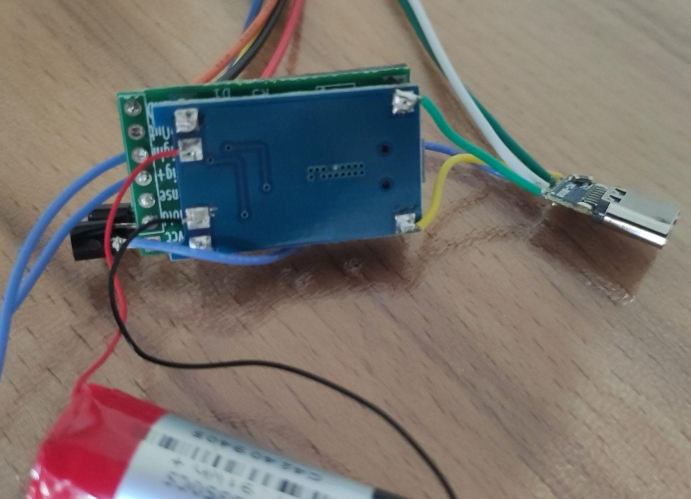
#> input picture assets/hw_bat.jpeg, 1382 x 998 px (shown at 1/2 size)
$ python prepare_tokens.py out.png ../assets/hw_bat.jpeg
#> lines starting #> are read from the running program, lines starting #| are printed output that depends on the picture
import sys
from PIL import Image, ImageDraw
import requests
from io import BytesIO

def create_collage(image_paths, output_path="output.jpg"):
    # Constants
#> called with output_path = 'out.png'
    canvas_width, canvas_height = 1772, 1181
    image_size = 515  # Size of each circular image
    circle_diameter = 515
    padding_x = (canvas_width - 3 * image_size) // 4  # Horizontal padding
    padding_y = (canvas_height - 2 * image_size) // 3  # Vertical padding

    # Create a white canvas
    canvas = Image.new("RGB", (canvas_width, canvas_height), "white")
#> canvas: PIL image 1772x1181 RGB; every value is 255

    # Process and arrange images
    for idx, image_path in enumerate(image_paths[:6]):
        # Open the image from a file path or URL
        if image_path.startswith("http"):
            response = requests.get(image_path)
            img = Image.open(BytesIO(response.content))
        else:
            img = Image.open(image_path)
#> img is the input picture: PIL image 1382x998 RGB; mean R, G, B 119.5, 113.2, 108.5

        # Crop the image to maintain aspect ratio and center it
        img_ratio = img.width / img.height
#> img_ratio = 1.38
        target_ratio = 1  # Square aspect ratio for the circular crop

        if img_ratio > target_ratio:
            # Wider than target: crop sides
            new_width = int(target_ratio * img.height)
#> new_width = 998
            left = (img.width - new_width) // 2
#> left = 192
            right = left + new_width
#> right = 1190
            img = img.crop((left, 0, right, img.height))
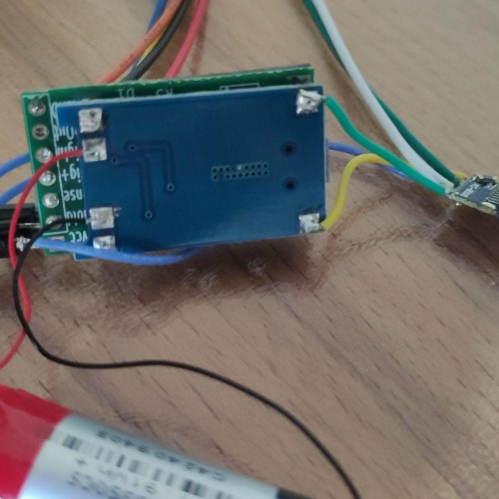
#> img: PIL image 998x998 RGB (shown at 1/2 size); mean R, G, B 111.2, 108.7, 105.8
        elif img_ratio < target_ratio:
            # Taller than target: crop top and bottom
            new_height = int(img.width / target_ratio)
            top = (img.height - new_height) // 2
            bottom = top + new_height
            img = img.crop((0, top, img.width, bottom))

        # Resize the image to the target size
        img = img.resize((image_size, image_size), Image.Resampling.LANCZOS)
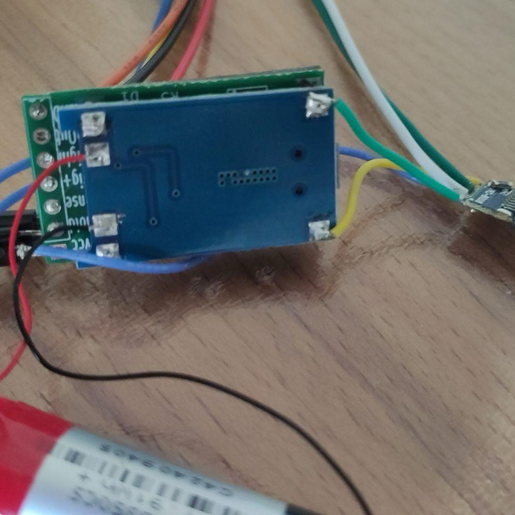
#> img: PIL image 515x515 RGB; mean R, G, B 111.2, 108.7, 105.8

        # Create a circular mask
        mask = Image.new("L", (circle_diameter, circle_diameter), 0)
#> mask: PIL image 515x515 L; every value is 0
        draw = ImageDraw.Draw(mask)
        draw.ellipse((0, 0, circle_diameter, circle_diameter), fill=255)

        # Apply the mask to create a circular image
        circular_img = Image.new("RGBA", (circle_diameter, circle_diameter))
#> circular_img: PIL image 515x515 RGBA; every value is 0
        circular_img.paste(img, (0, 0), mask)
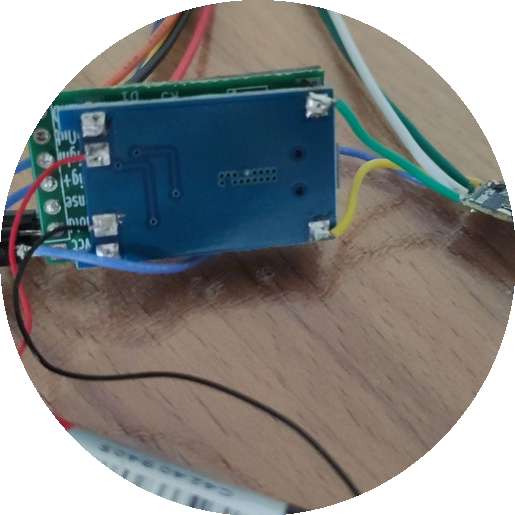
#> circular_img: PIL image 515x515 RGBA; mean R, G, B, A 80, 80.8, 79.7, 200.9; transparent parts drawn white

        # Calculate the position on the canvas
        row = idx // 3
        col = idx % 3
        x = padding_x + col * (image_size + padding_x)
        y = padding_y + row * (image_size + padding_y)

        # Paste the circular image onto the canvas
        canvas.paste(circular_img, (x, y), circular_img)
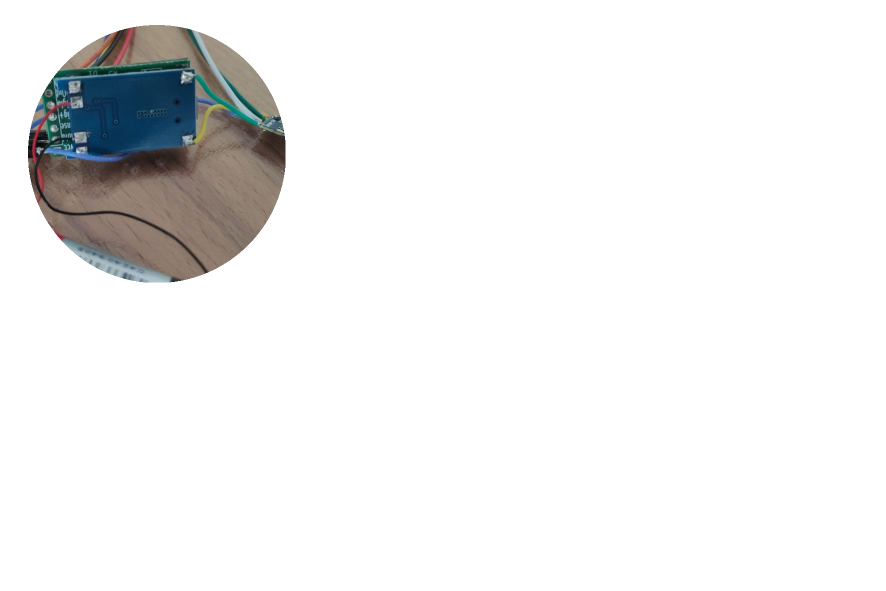
#> canvas: PIL image 1772x1181 RGB (shown at 1/2 size); mean R, G, B 239.7, 239.8, 239.6

    # Save the output image as a high-quality JPG
    canvas.save(output_path, "JPEG", quality=95)

if __name__ == "__main__":
    if len(sys.argv) < 3:
        print("Usage: prepare_tokens.py output.jpg input1.jpg input2.jpg ...")
        sys.exit(1)

    output_path = sys.argv[1]
    image_paths = sys.argv[2:]

    # Create the collage
    create_collage(image_paths, output_path)
    print(f"Collage saved to {output_path}")

$ run again, on assets/hw_cutpcb.jpeg
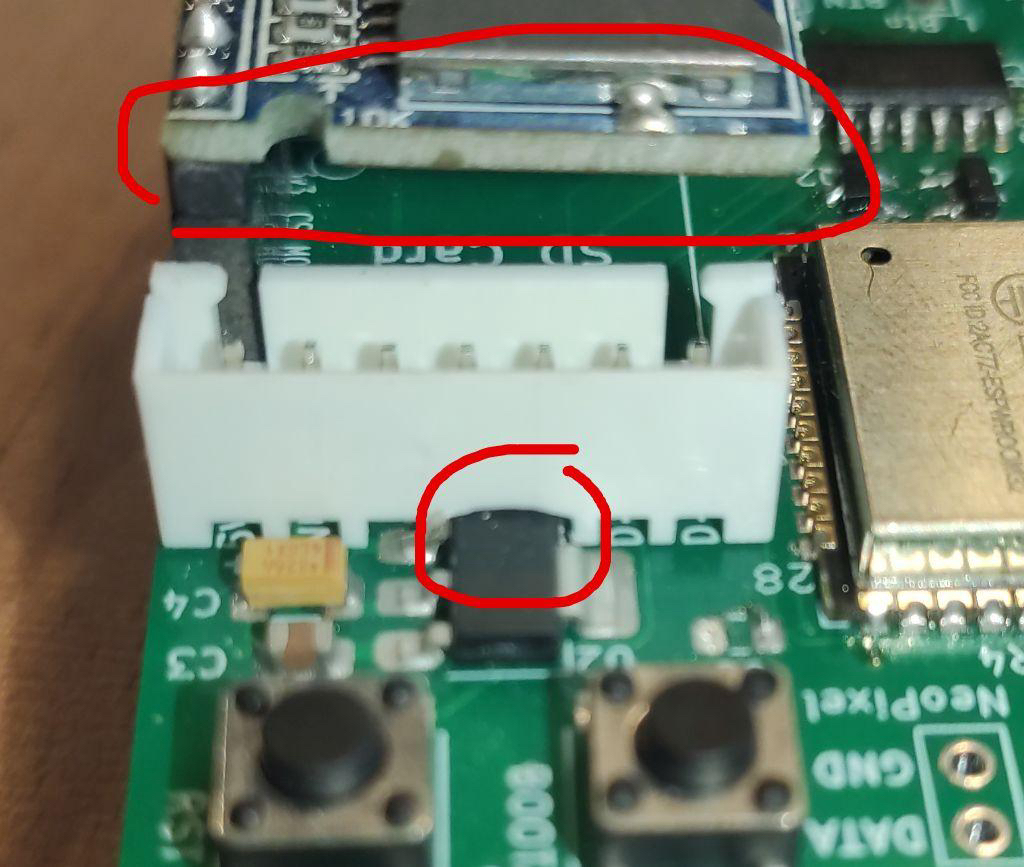
#> input picture assets/hw_cutpcb.jpeg, 1024 x 867 px
#> in create_collage, img is the input picture: PIL image 1024x867 RGB; mean R, G, B 114.2, 126.4, 110
#> mask: PIL image 515x515 L; every value is 0
#> in create_collage, `circular_img.paste(img, (0, 0), mask)`:
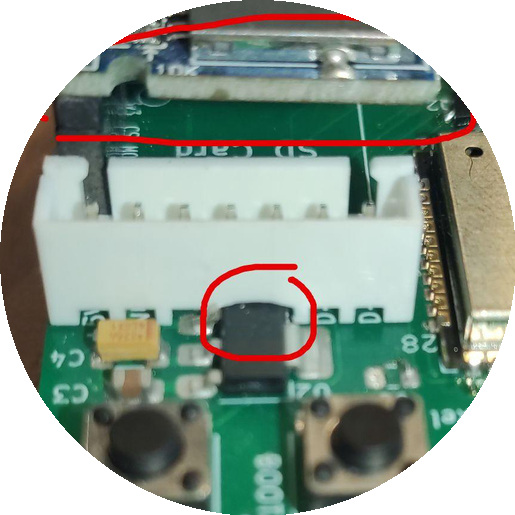
#> circular_img: PIL image 515x515 RGBA; mean R, G, B, A 93.7, 106.9, 96.1, 200.9; transparent parts drawn white
#> in create_collage, `canvas.paste(circular_img, (x, y), circular_img)`:
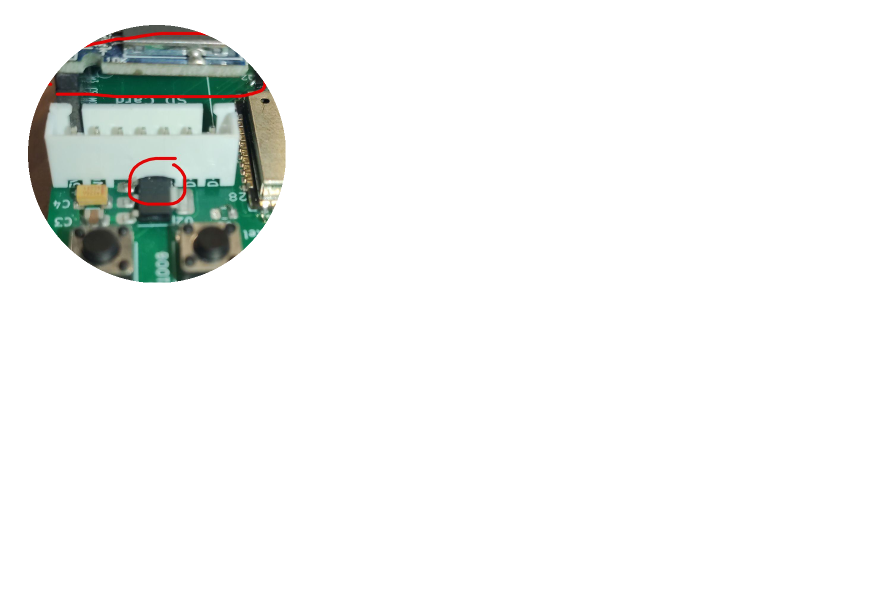
#> canvas: PIL image 1772x1181 RGB (shown at 1/2 size); mean R, G, B 241.4, 243.1, 241.7

$ run again, on assets/hw_hack.jpeg
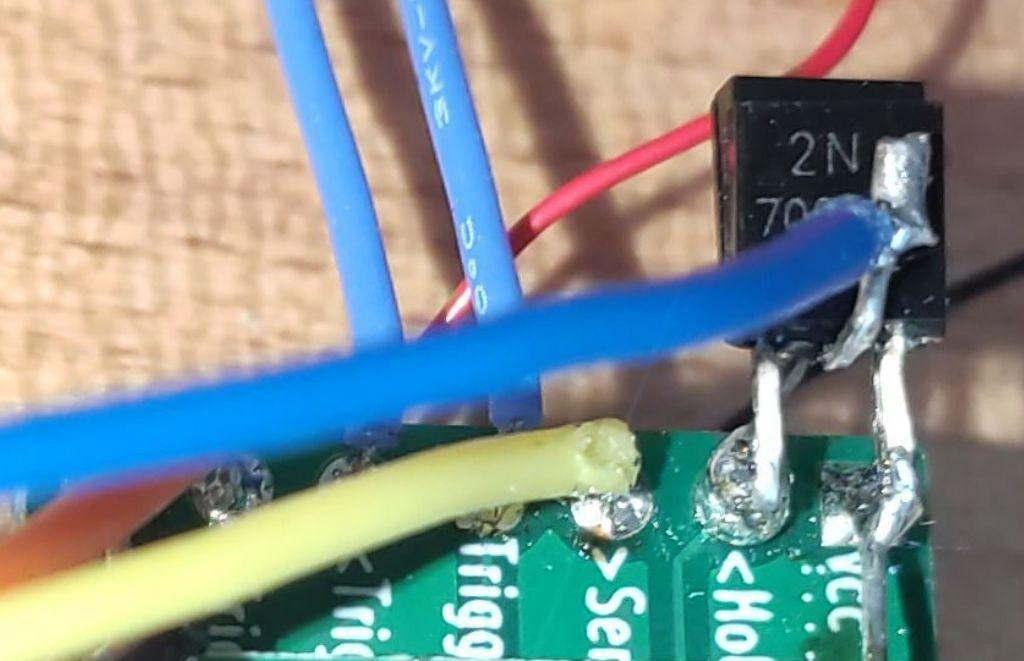
#> input picture assets/hw_hack.jpeg, 1024 x 661 px
#> in create_collage, img is the input picture: PIL image 1024x661 RGB; mean R, G, B 132.3, 146, 143.8
#> mask: PIL image 515x515 L; every value is 0
#> in create_collage, `circular_img.paste(img, (0, 0), mask)`:
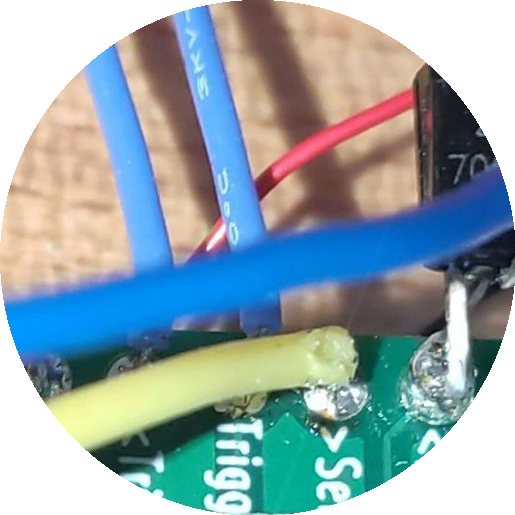
#> circular_img: PIL image 515x515 RGBA; mean R, G, B, A 93.9, 113.8, 118.8, 200.9; transparent parts drawn white
#> in create_collage, `canvas.paste(circular_img, (x, y), circular_img)`:
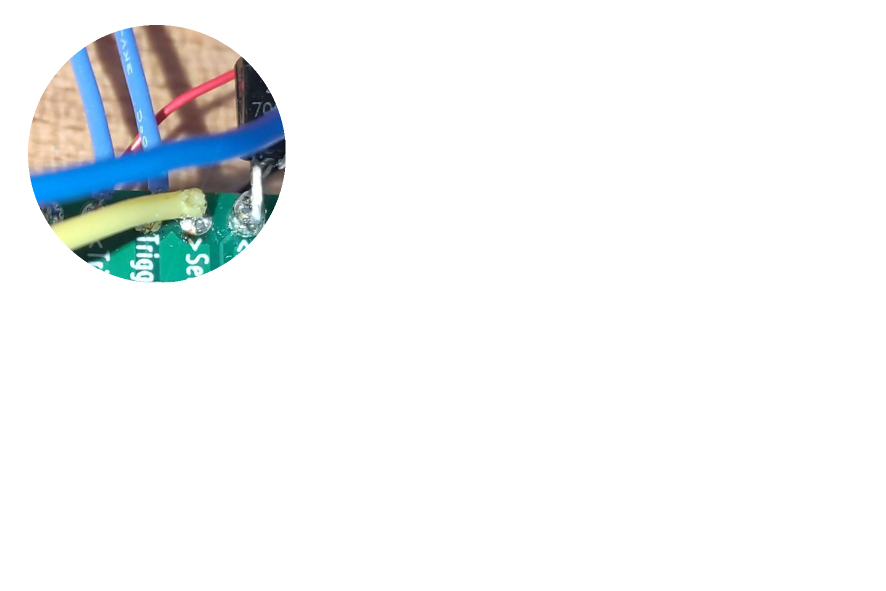
#> canvas: PIL image 1772x1181 RGB (shown at 1/2 size); mean R, G, B 241.4, 244, 244.6
